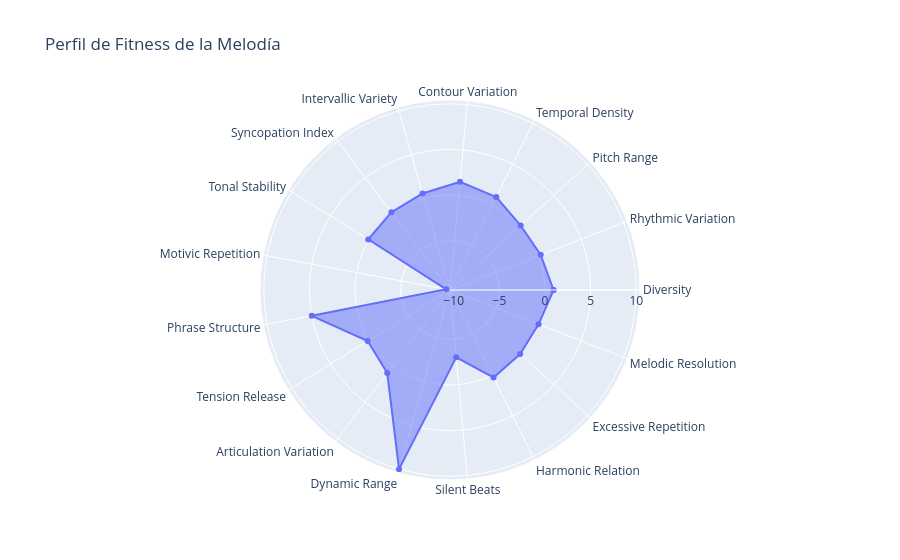

The cell this chart's notebook holds for it:
### Markdown cell above
# Fitness

### Code cell
fitness = ScoreFitness()
fitness.plot(melody)

### Figure 1 — Plotly figure (JSON) as saved in the notebook; plotly's stock layout.template omitted (floating-point values rounded to 4 significant figures)
{"data": [{"fill": "toself", "name": "Aspectos", "r": [0.9375, 0.25, 0.07087, 0.9697, 1.5, 0.5833, 0.25, 0.125, -10, 5, 0.2, 1, 10, -3, 0.3, 0, 0, 0.9375], "theta": ["Diversity", "Rhythmic Variation", "Pitch Range", "Temporal Density", "Contour Variation", "Intervallic Variety", "Syncopation Index", "Tonal Stability", "Motivic Repetition", "Phrase Structure", "Tension Release", "Articulation Variation", "Dynamic Range", "Silent Beats", "Harmonic Relation", "Excessive Repetition", "Melodic Resolution", "Diversity"], "type": "scatterpolar"}], "layout": {"polar": {"radialaxis": {"visible": true}}, "showlegend": false, "title": {"text": "Perfil de Fitness de la Melodía"}}}
